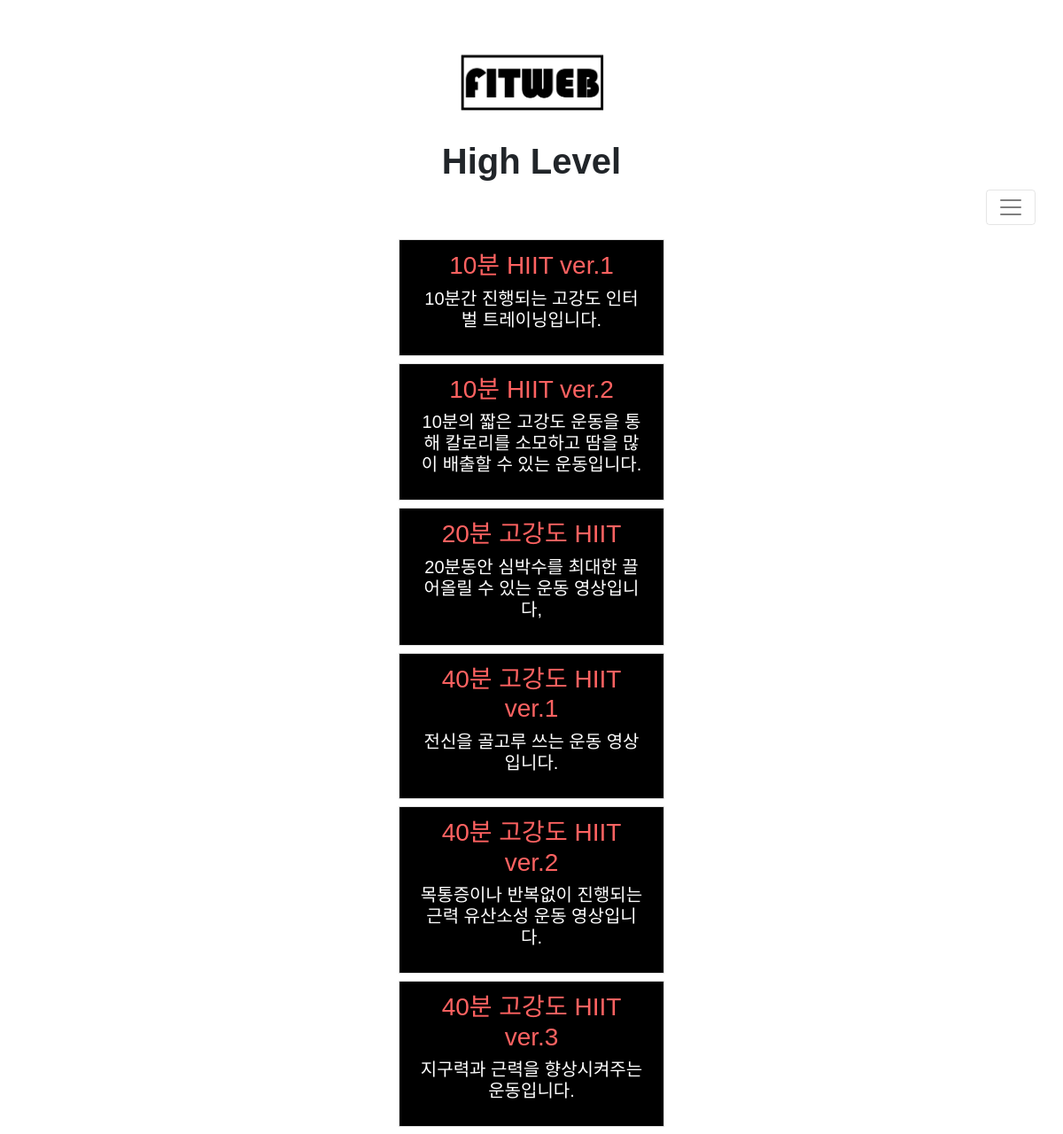
The page /hiit_list_high_level on the database as committed earlier.
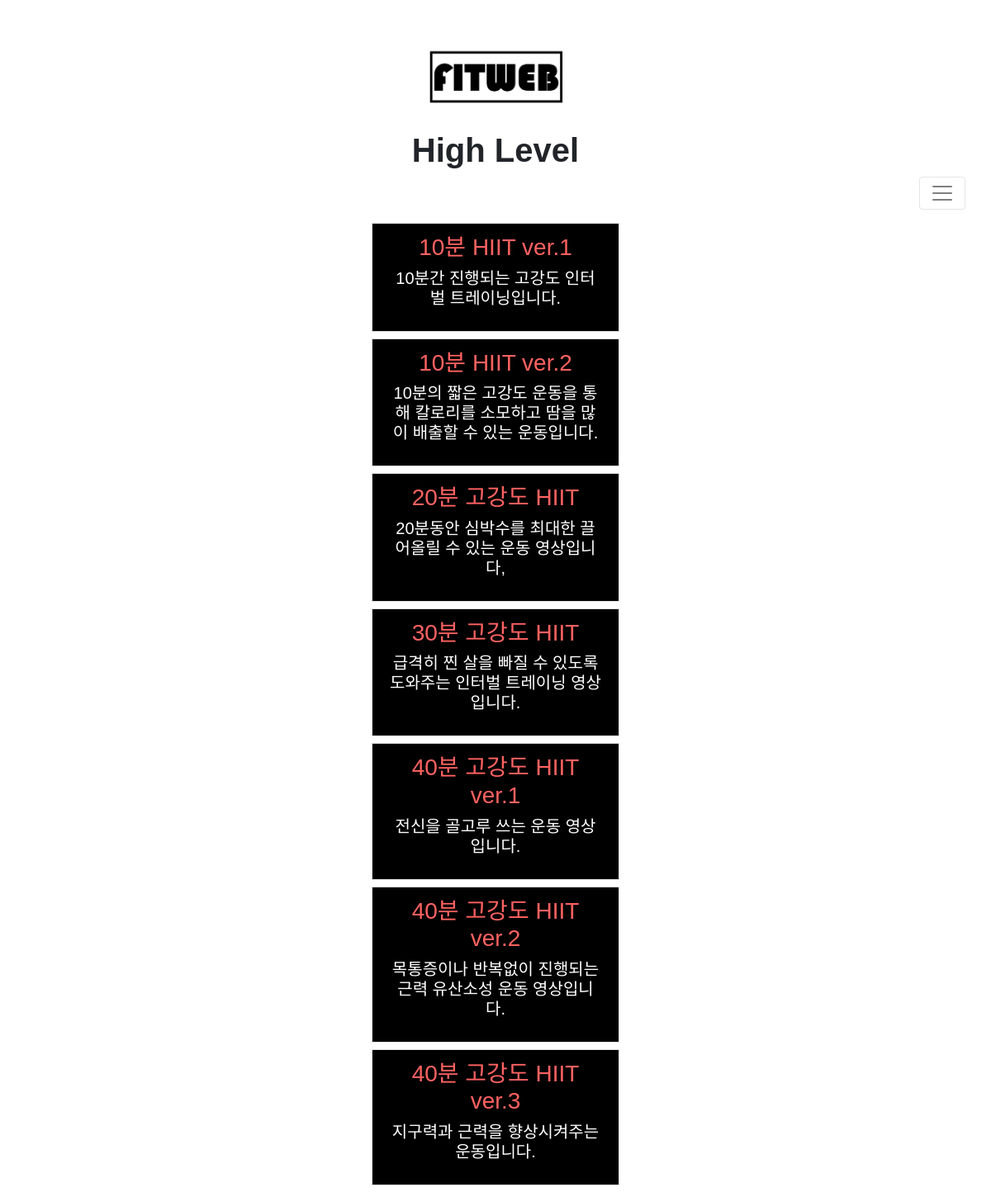
The same page on the database as committed later.
### fitweb/models.py (models this page shows, shortened)
class Post(models.Model):
    objects_num = models.IntegerField()
    Header_first = models.CharField(max_length=200, default='')
    Header_second = models.CharField(max_length=200, default='')
    Header_third = models.CharField(max_length=200, default='', blank=True)
    Header_four = models.CharField(max_length=200, default='', blank=True)
    author = models.ForeignKey(settings.AUTH_USER_MODEL, on_delete=models.CASCADE)
    title = models.CharField(max_length=200, default='')
    video = EmbedVideoField(blank=True)
    text = models.TextField()
    created_date = models.DateTimeField(
            default=timezone.now)
    published_date = models.DateTimeField(
            blank=True, null=True)

### fitweb/views.py (the view)
# urls.py: path('hiit_list_high_level', views.hiit_list_high_level, name='hiit_list_high_level'),
def hiit_list_high_level(request):
    posts = Post.objects.filter(Header_first__contains='hiit', Header_second__contains='high')
    posts = posts.order_by("title")
    return render(request, 'fitweb/hiit_list_high_level.html', {'posts': posts})

### fitweb/templates/fitweb/hiit_list_high_level.html (shortened to what this page needs)
{% load embed_video_tags %}
{% load static %}
<html>
    <head>
        <link rel="stylesheet" href="https://maxcdn.bootstrapcdn.com/bootstrap/4.0.0-beta/css/bootstrap.min.css">
        <link rel="stylesheet" href="{% static "css/main.css" %}">
    </head>
<body>
<h1 class="logo" style="margin-top: 50px"><a id="logo" href="{% url 'home' %}"><img src="../../static/images/logo.png"></a></h1>
<nav class="navbar navbar-light bg-light">
  <div class="container-fluid" >
    <h1 style="width: 100%">
        <header class="page-header" style="overflow: auto;">
            <h1><b>High Level</b></h1>
        </header>
        <button style="float: right" class="navbar-toggler" type="button" data-bs-toggle="collapse" data-bs-target="#navbarSupportedContent" aria-controls="navbarSupportedContent" aria-expanded="false" aria-label="Toggle navigation">
            <span class="navbar-toggler-icon"></span>
        </button>
    </h1>
  </div>
</nav>
<div class="content container" style="text-align: center">
    {% for post in posts %}
        <h2 id="barofont" class="listdown" >
            <ul id="mainlist"  class="list-group list-group-flush">
                <li class="list-group-item" style="background-color: black">
                    <div class="post">
                        <h3><a href="{% url 'detail' pk=post.pk %}", style="color: #ff6261">{{ post.title }}</a></h3>
                        <p style="color: white">{{ post.text|linebreaksbr }}</p>
                    </div>
                </li>
            </ul>
        </h2>
    {% endfor %}
</div>
</body>
</html>

### fitweb/static/css/main.css (style rules this page uses)
body { margin: 0px; font-family: 'Noto Sans KR', sans-serif; min-width: 600px; min-height: 500px; }
.logo { text-align: center; height: 80px; margin-bottom: 20px; }
.logo img { height: 100px; border: 20px; }
.navbar { text-align: center; }
#barofont { width: 100%; }
#barofont a { text-decoration: none; color: white; }
#barofont a { text-decoration: none; }
.list-group-item { font-size: 20px; position: relative; display: block; padding: .75rem 1.25rem; margin-bottom: -1px; background-color: rgba(0,0,0,0); border: 1px solid rgba(0,0,0,.125); }
#mainlist { background-color: rgba(0,0,0,0.2); width: 300px; text-align: center; margin-left: auto; margin-right: auto; }

### fitweb/templates/fitweb/hiit_list_high_level.html (style rules this page uses)
body { margin: 0px; font-family: 'Noto Sans KR', sans-serif; min-width: 600px; min-height: 500px; }
#mainlist { border: 1px solid rgba(225,225,225,225); }
.bg-light { background-color: rgba(0,0,0,0)!important; }
@media (min-width: 576px) { .container { max-width: 100%; } }
a { color: black; }

Rows that differ between the two databases and show on the page:
added Post: title "30분 고강도 HIIT", text "급격히 찐 살을 빠질 수 있도록 도와주는 인터벌 트레이닝 영상입니다."
